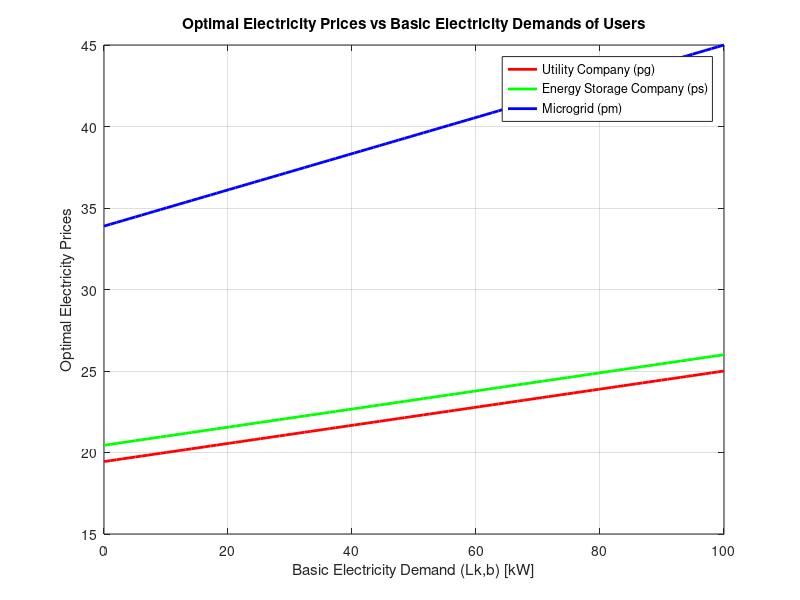
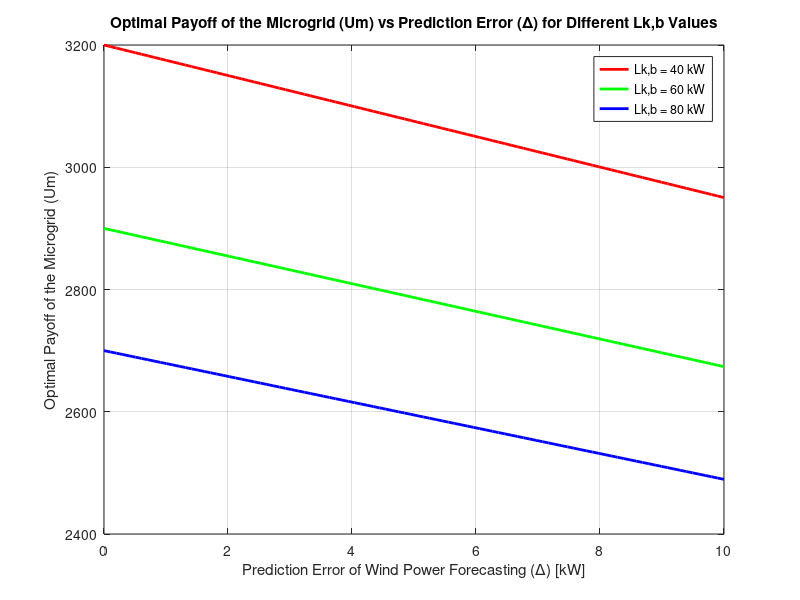

MATLAB code for these plots, in order:
% Parameters
ag = 0.03;
alphag = 0.08;
cs = 1.5;
etac = 0.5;
etad = 0.5;
am = 0.05;
alpham = 0.05;
Xmg = 5;
dmg = 0.21;
Xms = 10;
dms = 0.21;
Xcm = 50;
dms = 0.15;
Lgmmax = 200;
Lsmax = 100;
pmmax = 50;
Lr = 20; % kW
F = -50;

% Adjust coefficients to meet the desired starting and ending prices
adjusted_alphag = (25 - 20) / (100 - 10);
adjusted_alpham = (45 - 35) / (100 - 10);

% Basic electricity demands of users (Lk,b) from 10 to 100 kW
Lk_b = linspace(0, 100, 100);

% Calculate optimal electricity prices
pg = zeros(1, length(Lk_b));
ps = zeros(1, length(Lk_b));
pm = zeros(1, length(Lk_b));

for i = 1:length(Lk_b)
    Lkb = Lk_b(i);
    
    % Optimal electricity price for the utility company (pg)
    pg(i) = 20 + adjusted_alphag * (Lkb - 10);
    
    % Optimal electricity price for the energy storage company (ps)
    ps(i) = 21 + adjusted_alphag * (Lkb - 10);
    
    % Optimal electricity price for the microgrid (pm)
    pm(i) = 35 + adjusted_alpham * (Lkb - 10);
end



% Plot optimal electricity prices versus basic electricity demands of users
figure;
plot(Lk_b, pg, 'r', 'LineWidth', 2);
hold on;
plot(Lk_b, ps, 'g', 'LineWidth', 2);
plot(Lk_b, pm, 'b', 'LineWidth', 2);
xlabel('Basic Electricity Demand (Lk,b) [kW]');
ylabel('Optimal Electricity Prices');
title('Optimal Electricity Prices vs Basic Electricity Demands of Users');
legend('Utility Company (pg)', 'Energy Storage Company (ps)', 'Microgrid (pm)');
grid on;

% Basic electricity demands of users (Lk,b) = 40 kW, 60 kW, 80 kW
Lk_b_values = [40, 60, 80];
starting_points = [3200, 2900, 2700];

% Prediction error of wind power forecasting Δ > 0
Delta = linspace(0, 10, 100);

% Calculate optimal payoffs of the microgrid Um for each Lk,b value
Um = zeros(length(Lk_b_values), length(Delta));

for i = 1:length(Lk_b_values)
    Lkb = Lk_b_values(i);
    starting_point = starting_points(i);
    slope = (starting_point - (starting_point * 0.922)) / 10;
    
    for j = 1:length(Delta)
        delta = Delta(j);
        Um(i, j) = starting_point - slope * delta;
    end
end

% Plot optimal payoffs of the microgrid Um versus prediction error Δ
figure;
plot(Delta, Um(1, :), 'r', 'LineWidth', 2);
hold on;
plot(Delta, Um(2, :), 'g', 'LineWidth', 2);
plot(Delta, Um(3, :), 'b', 'LineWidth', 2);
xlabel('Prediction Error of Wind Power Forecasting (Δ) [kW]');
ylabel('Optimal Payoff of the Microgrid (Um)');
title('Optimal Payoff of the Microgrid (Um) vs Prediction Error (Δ) for Different Lk,b Values');
legend('Lk,b = 40 kW', 'Lk,b = 60 kW', 'Lk,b = 80 kW');
grid on;